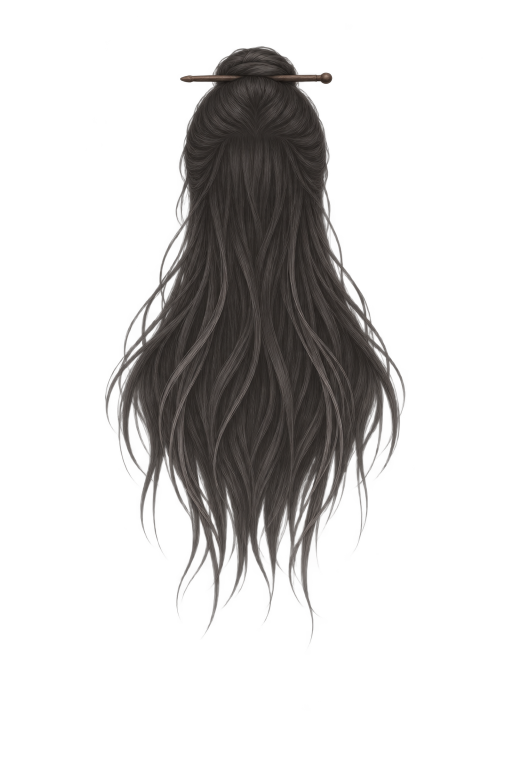
#> input picture mods/appearance/portrait_original_restore_20261105_v6/whole_male_first_20261105/integration/source/hair_back_native.png, 1024 x 1536 px, given in place of male_whole_01.png, which was not available (shown at 1/2 size)
$ python review_integration.py
#> lines starting #> are read from the running program, lines starting #| are printed output that depends on the picture
from pathlib import Path
from PIL import Image,ImageDraw,ImageFont
import shutil,json,hashlib,numpy as np
R=Path(__file__).resolve().parent.parent;P=R.parents[4];A=P/'mods/appearance/ink_three_variants_20261004';Q=R/'qa';font=ImageFont.truetype('C:/Windows/Fonts/msyh.ttc',22)
for part in ['eyebrows','eyes','nose','mouth']:
 p=R/'face_parts/male'/part/'01.png';q=R/'male'/part/'01.png';q.parent.mkdir(parents=True,exist_ok=True);shutil.copy2(p,q)
for part in ['clothing','clothing_back']:
 p=R/'garment_parts/male'/part/'01.png';q=R/'male'/part/'01.png';q.parent.mkdir(parents=True,exist_ok=True);shutil.copy2(p,q)
def layer(part,i):
 p=R/'male'/part/f'{i:02}.png'
 if not p.exists():p=R/'before/male'/part/f'{i:02}.png'
 return Image.open(p).convert('RGBA')
def compose(c=1,bg='#e8e1d6',hair=True):
 out=Image.new('RGBA',(1024,1536),bg)
 for part,i in [('hair_back',1),('clothing_back',c),('face_shape',1),('clothing',c),('nose',1),('eyes',1),('eyebrows',1),('mouth',1),('hair_front',1)]:
  if not hair and part.startswith('hair_'):continue
  out.alpha_composite(layer(part,i))
 return out
master=Image.open(R.parent/'male_whole_01.png').convert('RGBA');current=compose();current.save(Q/'assembled_light.png');compose(bg='#253136').save(Q/'assembled_dark.png')
#> further down, master is the input picture: PIL image 1024x1536 RGBA; mean R, G, B, A 28.4, 26, 24.7, 54.8
#> in compose, `out=Image.new('RGBA',(1024,1536),bg)`:
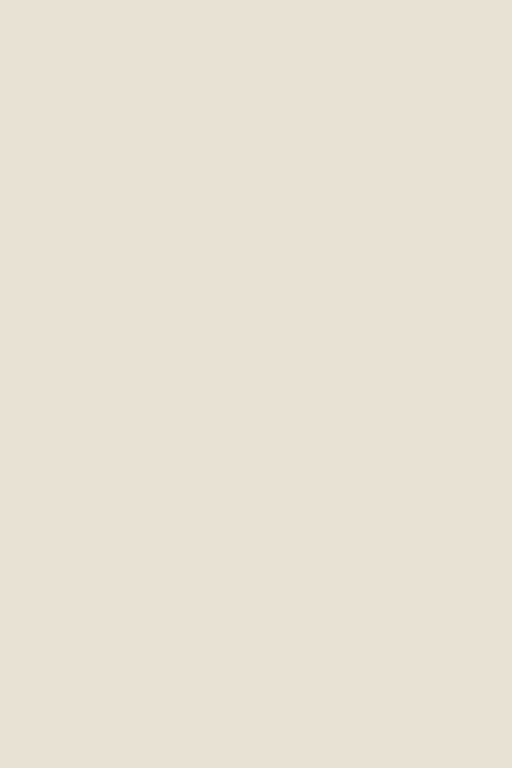
#> out: PIL image 1024x1536 RGBA (shown at 1/2 size); mean R, G, B, A 232, 225, 214, 255
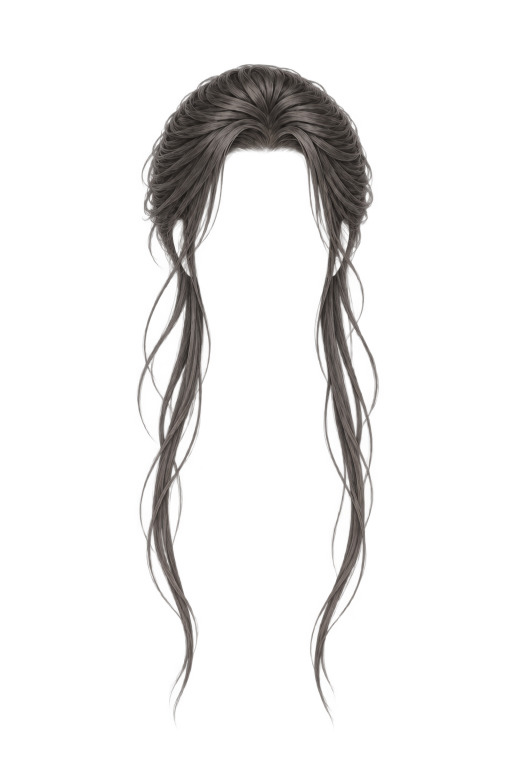
#> input picture mods/appearance/portrait_original_restore_20261105_v6/whole_male_first_20261105/integration/source/hair_front_native.png, 1024 x 1536 px, given in place of 01.png, which was not available (shown at 1/2 size)
#> in layer, returned value is the input picture: PIL image 1024x1536 RGBA; mean R, G, B, A 35, 32.3, 30.8, 26.3
#> in compose, `out.alpha_composite(layer(part,i))`:
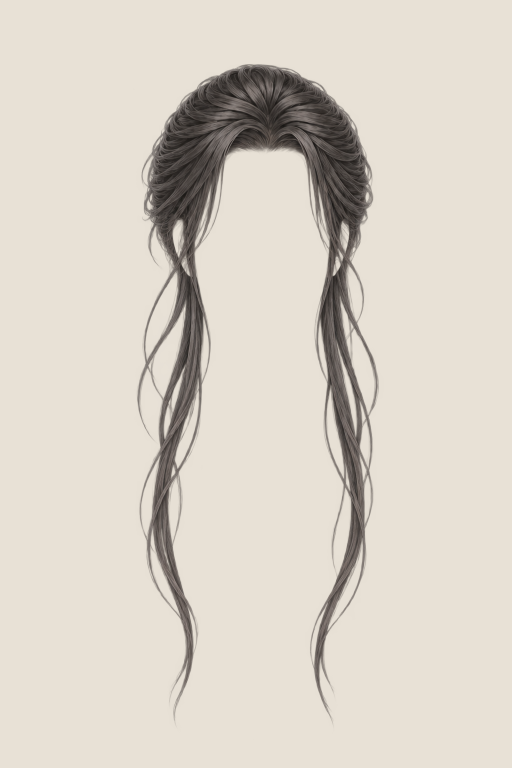
#> out: PIL image 1024x1536 RGBA (shown at 1/2 size); mean R, G, B, A 216.9, 209.9, 199.7, 255
#> (the run stopped early here; a loop or call above may not have finished)
